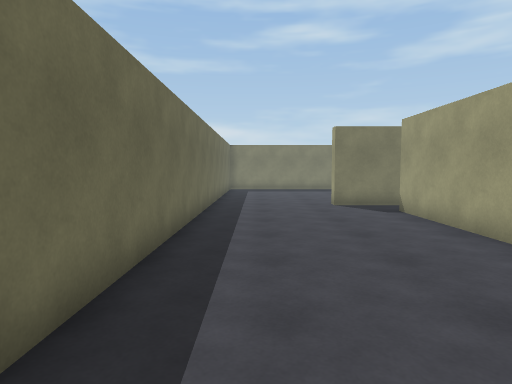
[1] (above)

20 first-person views from a walk through a scene from a Unity 3-D project. The camera is 1.4 m above the floor, tilts 4° down and sees 75° across. The floor is counted in squares, 1 m on a side. Each view is taken from the middle of a square. On the plan, view 1 faces up. The plan holds only what a view shows up to about 15 squares ahead; the rest is blank. The player is left out.

[2]
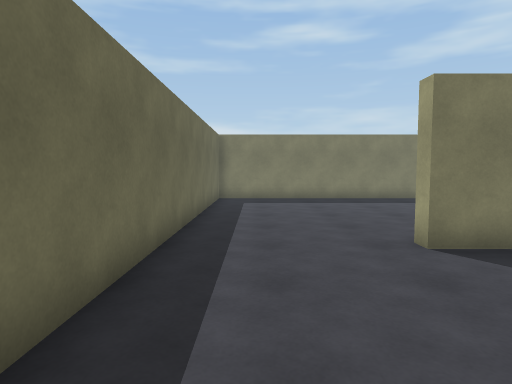

[3]
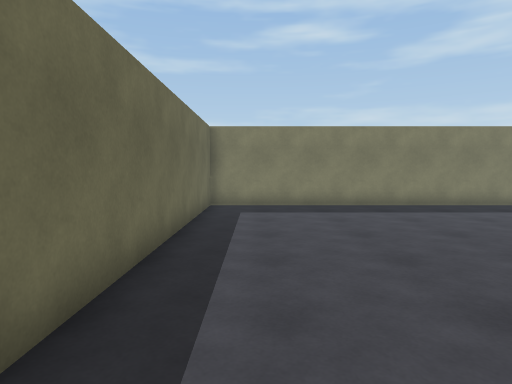

[4]
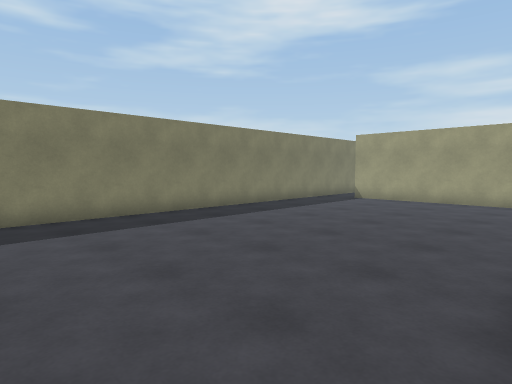

[5]
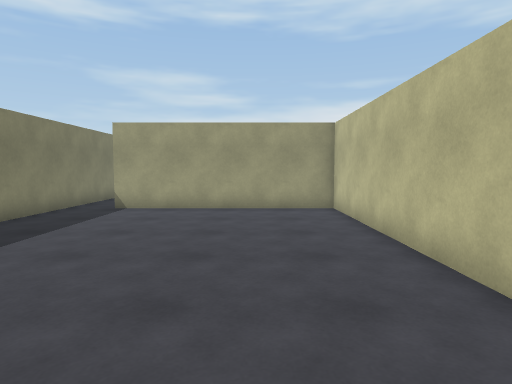

[6]
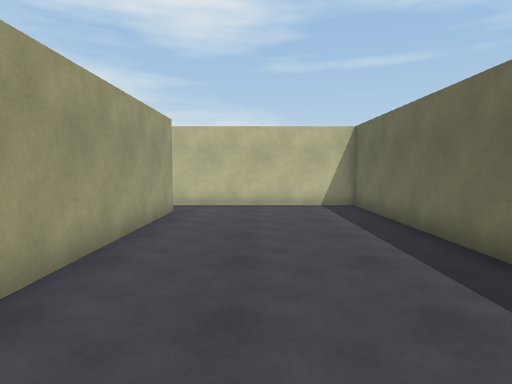

[7]
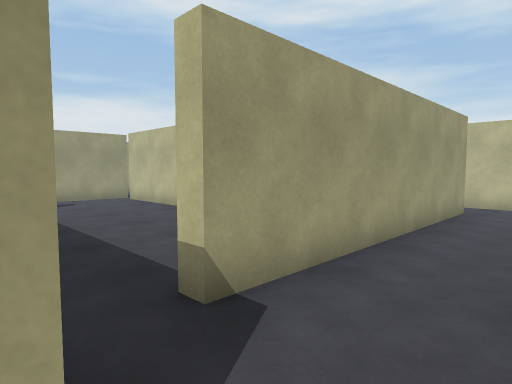

[8]
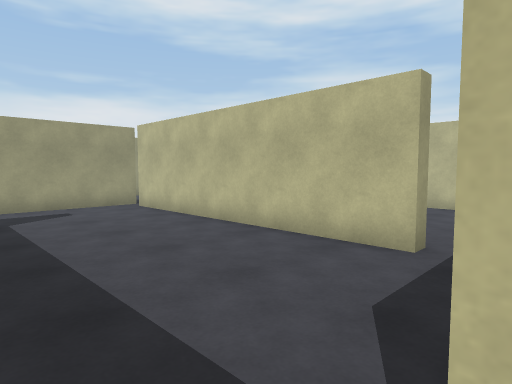

[9]
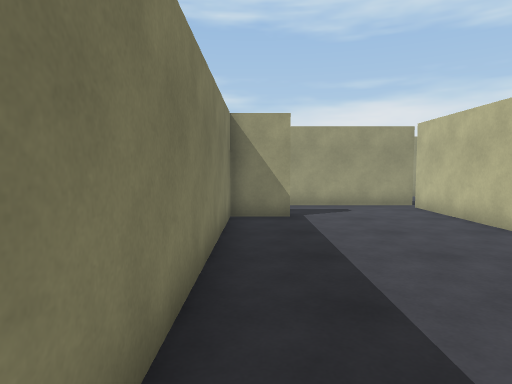

[10]
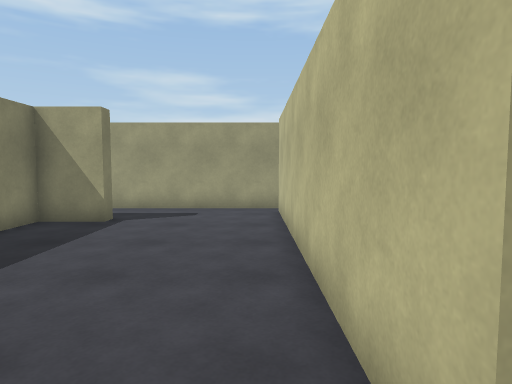

[11]
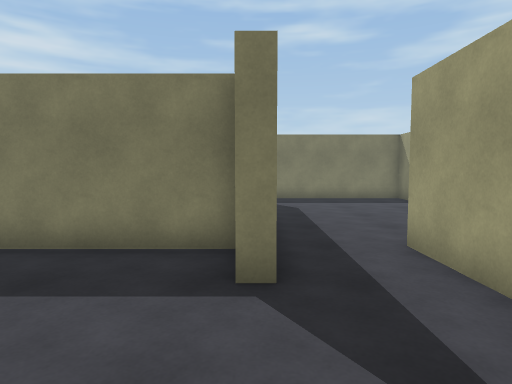

[12]
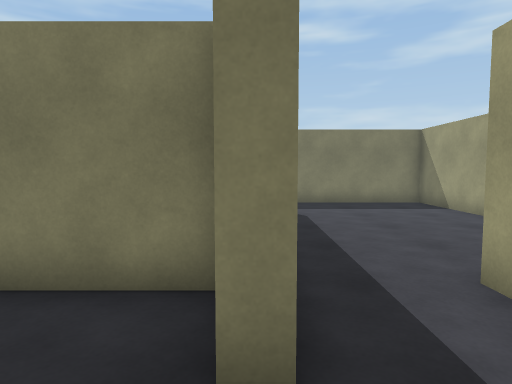

[13]
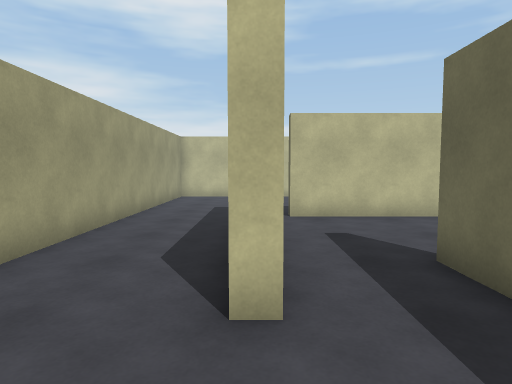

[14]
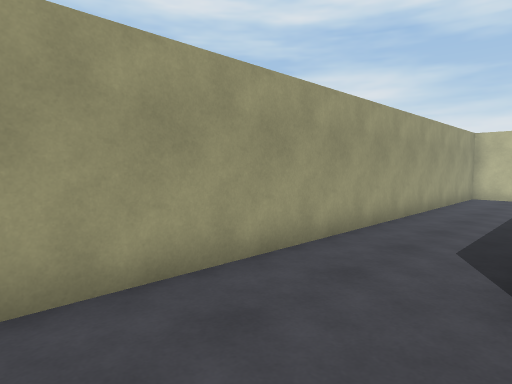

[15]
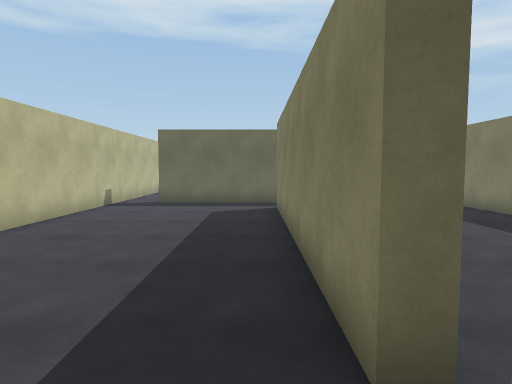

[16]
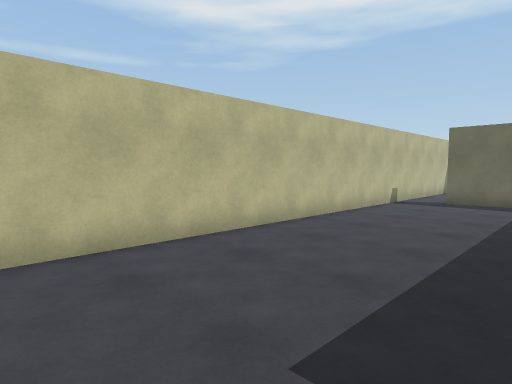

[17]
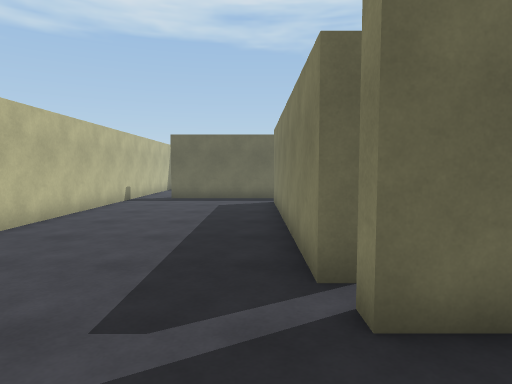

[18]
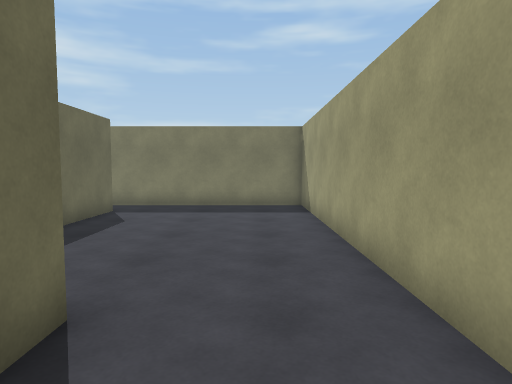

[19]
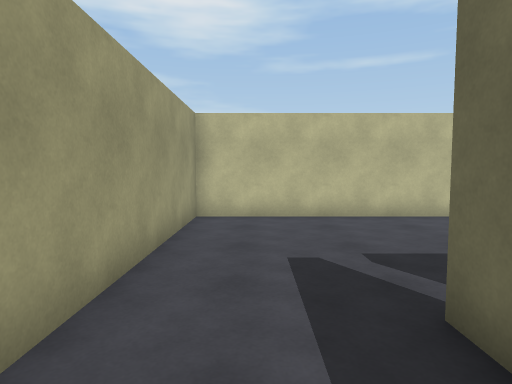

[20]
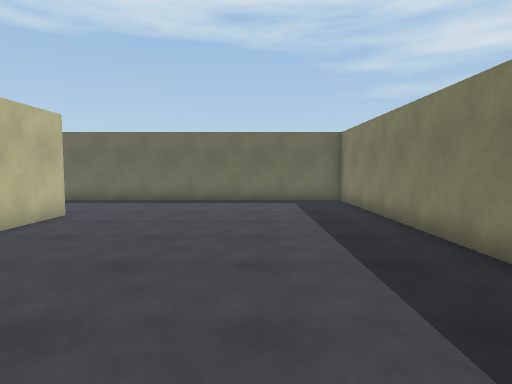

### Floor plan
Ten units are one square. View 1 is at (0, 0); x grows to the right and y downward. Boxes are objects, and circles mark ways between rooms. Rooms are numbered by the first view taken in them; rooms with no view inside come last. Other rooms are left out.
<svg viewBox="-22 -232 244 244">
<path fill="none" stroke="#000" d="M45 -127 30 -127 30 -132 148 -132 148 -210M145 -227 -17 -227 -17 7 45 7M47 -11 47 -110M152 -110 148 -110 148 -127 45 -127M70 -62 170 -62M47 -110 52 -110M178 -60 178 -115M183 -72 183 -60 178 -60M170 -58 70 -58 70 -62M178 -115 178 -130 183 -130 183 -121M152 -125 152 -110M152 -210 152 -181M52 -59 52 -10M45 7 217 7 217 -227 145 -227"/>
<circle cx="50" cy="-120" r="3" fill="#2a7"/>
<circle cx="150" cy="-220" r="3" fill="#2a7"/>
<circle cx="50" cy="-5" r="3" fill="#2a7"/>
<circle cx="165" cy="-125" r="3" fill="#2a7"/>
<circle cx="65" cy="-60" r="3" fill="#2a7"/>
<text x="50" y="-140">1</text>
<text x="110" y="-90">2</text>
<text x="190" y="-80">3</text>
</svg>
Room 1 opens to room 2. Room 1 opens to room 3. Room 2 opens to room 3.

Where each view was taken, in squares from view 1:
view 1: 0 up, 0 right, facing up
view 2: 7 up, 0 right, facing up
view 3: 10 up, 0 right, facing up
view 4: 13 up, 0 right, facing up-right
view 5: 16 up, 3 right, facing right
view 6: 12 up, 2 right, facing down
view 7: 13 up, 2 right, facing down-right
view 8: 12 up, 5 right, facing down-right
view 9: 12 up, 5 right, facing right
view 10: 7 up, 6 right, facing right
view 11: 7 up, 15 right, facing up
view 12: 9 up, 15 right, facing up
view 13: 16 up, 18 right, facing down
view 14: 17 up, 18 right, facing down-right
view 15: 5 up, 19 right, facing left
view 16: 5 up, 20 right, facing down-left
view 17: 5 up, 21 right, facing left
view 18: 10 up, 20 right, facing up
view 19: 9 up, 20 right, facing down
view 20: 19 up, 13 right, facing left
